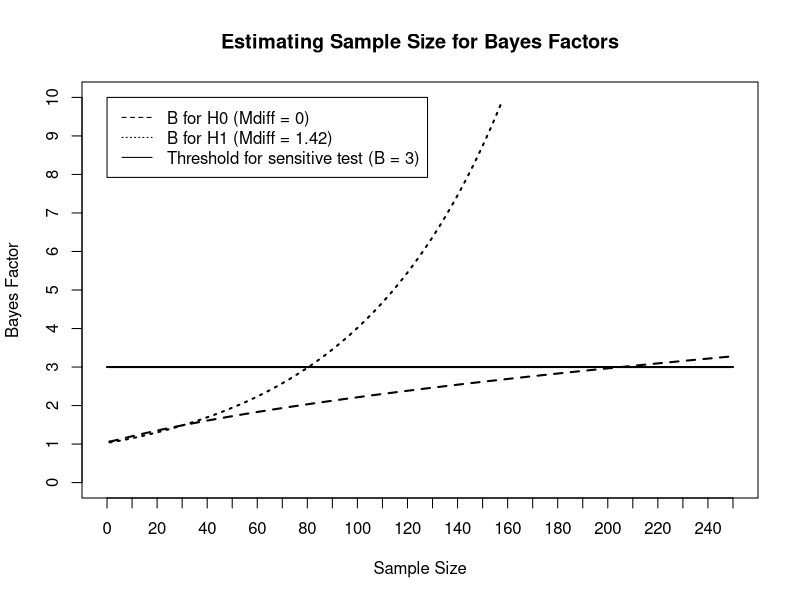

R code for this plot:
## EXAMPLES FROM LAKENS, MCLATCHIE, ISAGER, SCHEEL & DIENES (2018)
## BAYES FACTORS USING DIENES & MCLATCHIE (2018) R SCRIPT





## Run the Bayes factor t-distribution function from Dienes and McLatchie (2018)
Bft<-function(sd, obtained, dfdata, meanoftheory, sdtheory, dftheory, tail = 2)
{
  area <- 0
  normarea <- 0
  theta <- meanoftheory - 10 * sdtheory
  incr <- sdtheory/200
  for (A in -2000:2000){
    theta <- theta + incr
    dist_theta <- dt((theta-meanoftheory)/sdtheory, df=dftheory)
    if(identical(tail, 1)){
      if (theta <= 0){
        dist_theta <- 0
      } else {
        dist_theta <- dist_theta * 2
      }
    }
    height <- dist_theta * dt((obtained-theta)/sd, df = dfdata)
    area <- area + height * incr
    normarea <- normarea + dist_theta*incr
  }
  LikelihoodTheory <- area/normarea
  Likelihoodnull <- dt(obtained/sd, df = dfdata)
  BayesFactor <- LikelihoodTheory/Likelihoodnull
  BayesFactor
}




# EXAMPLE 1 
# Martins, Sheppes, Gross and Mather (2016)

# Informantion re obtained data
0.338 - 0.321 # 0.017, obtained mean difference
0.017 / 0.35 # 0.04857143, Mdif / t = Standard Error

# Vague Bayes Factor
Bft( 0.04857143, 0.017 , 64-2, meanoftheory=0, sdtheory=0.5, dftheory=1000, tail=1) # 0.1329216
Bft( 0.04857143, 0.017 , 64-2, meanoftheory=0, sdtheory=0.19, dftheory=1000, tail=1) # 0.3342294, RR minimum
Bft( 0.04857143, 0.017 , 64-2, meanoftheory=0, sdtheory=999999999, dftheory=1000, tail=1) # 0.003982393, RR maximum (infinity)

# Informed Bayes Factor based on Scheibe, Sheppes & Staudinger (2015)
Bft( 0.04857143, -0.017 , 64-2, meanoftheory=0, sdtheory=0.08, dftheory=77-2, tail=1) # 0.4131769
Bft( 0.04857143, -0.017 , 64-2, meanoftheory=0, sdtheory=0.0000000001, dftheory=77-2, tail=1) # 1, , RR minimum
Bft( 0.04857143, -0.017 , 64-2, meanoftheory=0, sdtheory=0.10, dftheory=77-2, tail=1) # 0.3441612, RR maximum



# EXAMPLE 2
# Shega, Tiedt, Grant and Dale (2014)

# 62-69 vs 70-79: Information regarding obtained data
2.03 - 1.98 # 0.05, obtained mean difference 
0.05 / 0.4925451 # 0.1015135, Standard Error (t-test calculated from TOSTER function)
# Bayes Factor 
Bft( 0.1015135, 0.05 , 1791.71, meanoftheory=0, sdtheory=1.21, dftheory=10000, tail=2) # 0.0943194
Bft( 0.1015135, 0.05 , 1791.71, meanoftheory=0, sdtheory=0.33, dftheory=10000, tail=2) # 0.3285164, RR minimum
Bft( 0.1015135, 0.05 , 1791.71, meanoftheory=0, sdtheory=999999999, dftheory=10000, tail=2) # 0.001995296, RR maximum (infinity)

# 70-79 vs 79+: Information regarding obtained data
2.14 - 1.98 # 0.16, obtained mean difference 
0.16 / 1.108473 # 0.1443427, Standard Error (t-test calculated from TOSTER function)
# Bayes Factor 
Bft( 0.1443427, 0.16 , 657.5768, meanoftheory=0, sdtheory=1.21, dftheory=10000, tail=2) # 0.2172251
Bft( 0.1443427, 0.16 , 657.5768, meanoftheory=0, sdtheory=0.77, dftheory=10000, tail=2) # 0.3337694, RR minimum
Bft( 0.1443427, 0.16 , 657.5768, meanoftheory=0, sdtheory=999999999, dftheory=10000, tail=2) # 0.001995666, RR maximum (infinity)

# 62-69 vs 79+: Information regarding obtained data
2.14 - 2.03 # 0.11, obtained mean difference 
0.11 / 0.7255117 # 0.1516171, Standard Error (t-test calculated from TOSTER function)
# Bayes Factor 
Bft( 0.1516171, 0.11 , 779.4781, meanoftheory=0, sdtheory=1.21, dftheory=10000, tail=2) # 0.1611906
Bft( 0.1516171, 0.11 , 779.4781, meanoftheory=0, sdtheory=0.56, dftheory=10000, tail=2) # 0.3341117, RR minimum
Bft( 0.1516171, 0.11 , 779.4781, meanoftheory=0, sdtheory=999999999, dftheory=10000, tail=2) # 0.001995288, RR maximum (infinity)




# EXAMPLE 3
# Westerhof, Bohlmeijer and McAdams (2017)
# Is a r = .12 evidence if r = .14 is considered evidence elsewhere

# Information re obtained data
0.14 * 0.8/0.6 # 0.19, prior beta
0.12 * 1.0/0.6 # 0.20, obtained beta
0.114 # Standard Error
# Standard error of the raw slope obtained because Fisher's z transformation of .12 = .12 
# with a SE = 1/√(218-3) = .068, which means the z-test = 0.12/.068 = 1.76
# We can use this to determine that: .20/SE = 1.76, and so the SE of raw slope = 0.114

# Bayes Factor)
Bft( 0.114, 0.20 , 218-2, meanoftheory=0, sdtheory=0.19, dftheory=10000, tail=1) # 2.962831
Bft( 0.114, 0.20 , 218-2, meanoftheory=0, sdtheory=0.0000000001, dftheory=10000, tail=1) # 1, , RR minimum
Bft( 0.114, 0.20 , 218-2, meanoftheory=0, sdtheory=2.98, dftheory=10000, tail=1) # 0.3413824, RR maximum5





# EXAMPLE 4
# Spanol, Schain and Bowen (2014)

# Information re obtained data
(0.77-0.76) - (0.76-0.750001) # 1e-06
1e-06 / 5.088219e-05 # 0.01965324, SE (t-test calculated from TOSTER function)

# Bayes Factor based on the results of Experiment 1
(0.61-0.54) - (0.64-0.61) # 0.04, Experiment 1 mdif
Bft( 0.01965324, 1e-06 , 62-2, meanoftheory=0, sdtheory=0.04, dftheory=73, tail=1) # 0.438549
Bft( 0.01965324, 1e-06 , 62-2, meanoftheory=0, sdtheory=0.0000000001, dftheory=73, tail=1) # 1, , RR minimum
Bft( 0.01965324, 1e-06 , 62-2, meanoftheory=0, sdtheory=0.05, dftheory=73, tail=1) # 0.3638204, RR maximum5









## ESTIMATING SAMPLE SIZE
## Instructional available at: https://www.youtube.com/watch?v=10Lsm_o_GRg


# Example data from Gerontology Article:
# Bunce, Batterham & Mackinnon (2018)
# reported that non-frail adults (M=11.53, SD=3.52, N=304) recalled significantly more names of animals than frail adults (M=10.11, SD=3.20, N=154), 
# t(456)=4.20, p<.001

# Need: SE from a previous study 
bunce.se <- (11.53-10.11) / 4.20 # 0.3380952, calculated from Mdif / t

# Need: N from previous study 
bunce.n <- 304+154 # 458

# Predicted effect size for H1 
bunce.mdif <- 11.53-10.11 # 1.42
obtain.h1 <- bunce.mdif

# Predicted effect size for H0 (here = 0)
obtain.h0 <- 0


## Sample size estimation

# Number of subjects we are willing to test
n = seq(2, 250, 1)
nmax=250-2 # 185

# standard error of the estimate based on the obtained SD
se_diff = (bunce.se)*sqrt(bunce.n/n) # the standard error varies as the square root of n, or in this case, the change in the magnitude of n

# Calculate B for different sample sizes for H0
x <- 1/Bft(se_diff , obtain.h0  , n-1, meanoftheory=0, sdtheory=bunce.mdif, dftheory=100000, tail=1)
x # 207 participants needed, B = 3.005284

# Calculate B for different sample sizes for H1
y <- Bft(se_diff , obtain.h1  , n-1, meanoftheory=0, sdtheory=bunce.mdif, dftheory=100000, tail=1)
y # 82 participants needed, B =  3.025245



# plot H1 uniform

plot(x = x,
     type = "l",                            # Specify that you want to plot a line graph
     lwd = 2,                               # Thickness of line
     lty = 2,
     col = "black",                          # Colour of line
     xlim=c(0,250),                          # Set limit of x-axis
     ylim=c(0,10),                         # Set limit of y-axis
     frame.plot=TRUE,                       # Do plot the frame of the graph
     xlab="Sample Size",                    # Title for x-axis
     ylab= "Bayes Factor",                             # Title for y-axis
     axes = FALSE,                          # Don't plot the scales by default
     main=paste("Estimating Sample Size for Bayes Factors"))     # Main title
segments(0, 3, 250, 3, col= 'black', lwd=2, lty=1)          # Add a black horizontal line
lines(y[y<10 ], lwd=2, lty=3)
Axis(side=1,at=seq(0, 250, by = 10))
Axis(side=2,at=seq(0,10, by=1))
legend(0,10,legend=c("B for H0 (Mdiff = 0)","B for H1 (Mdiff = 1.42)", "Threshold for sensitive test (B = 3)"),
       text.col="black", lty = c(2,3,1))

dev.copy(png,'Estimating Sample Size Based on Bunce et al 2018.png')             # Save whatever is in displayed in the plot viewer in my wd
dev.off()







